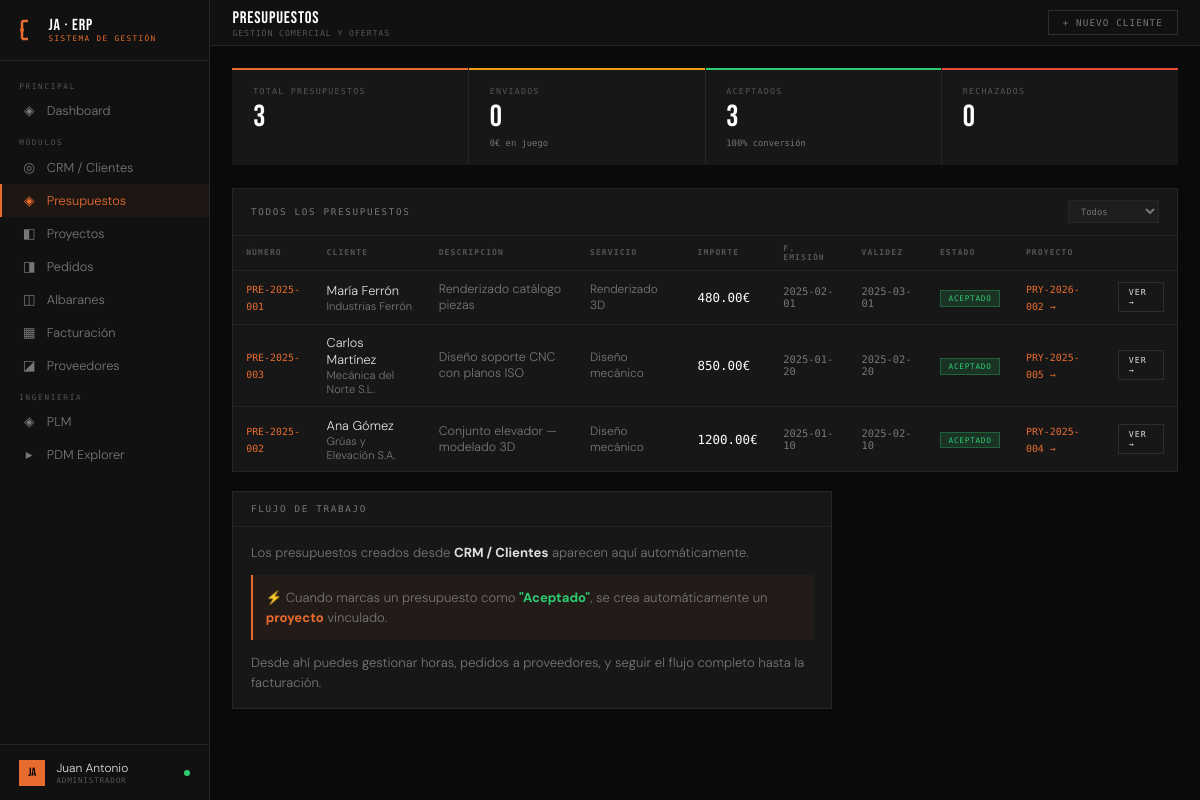
Page /presupuestos on the earlier database version.
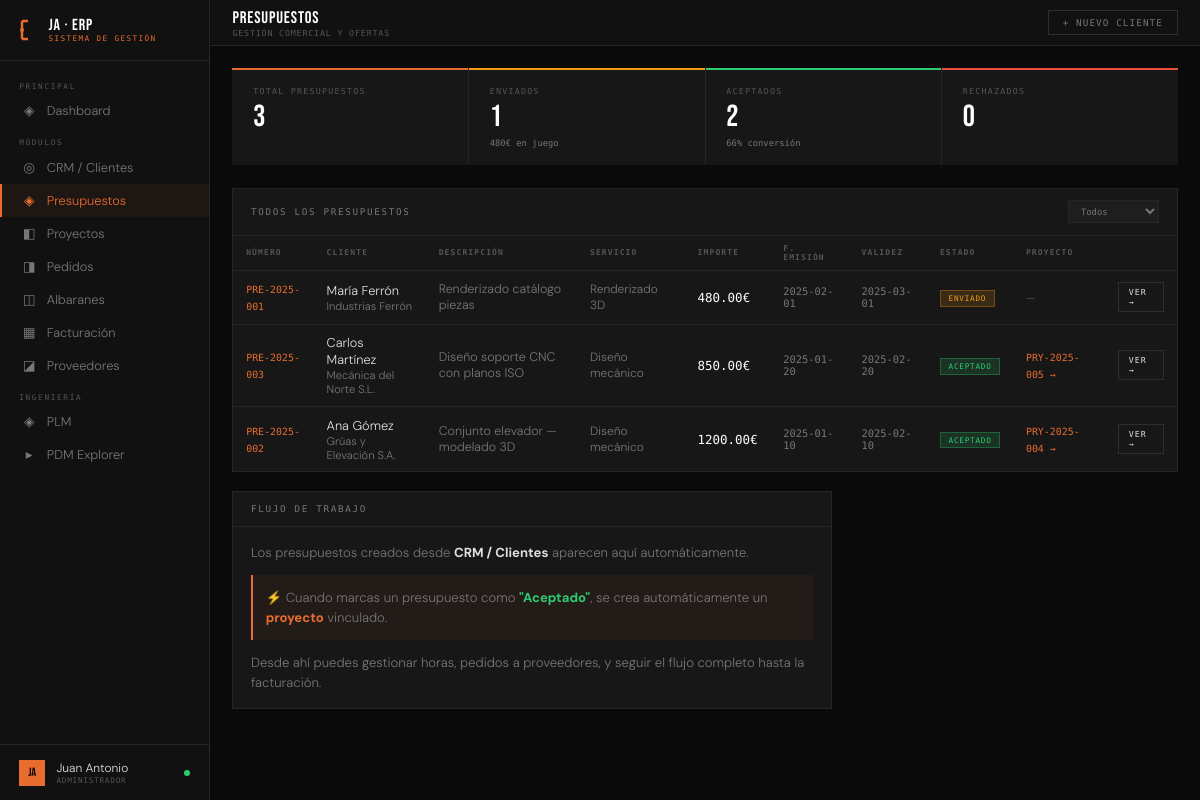
Same page on the later database version.
### tables this page shows
CREATE TABLE proyectos (
        id INTEGER PRIMARY KEY AUTOINCREMENT,
        cliente_id INTEGER, presupuesto_id INTEGER,
        referencia TEXT UNIQUE, nombre TEXT NOT NULL,
        servicio TEXT, estado TEXT DEFAULT 'en_diseno',
        progreso INTEGER DEFAULT 0,
        fecha_inicio TEXT, fecha_entrega TEXT,
        importe REAL DEFAULT 0,
        horas_estimadas REAL DEFAULT 0,
        notas TEXT,
        fecha_creacion TEXT DEFAULT CURRENT_DATE,
        FOREIGN KEY (cliente_id) REFERENCES clientes(id),
        FOREIGN KEY (presupuesto_id) REFERENCES presupuestos(id));

CREATE TABLE presupuestos (
        id INTEGER PRIMARY KEY AUTOINCREMENT,
        cliente_id INTEGER, numero TEXT UNIQUE, descripcion TEXT,
        servicio TEXT, importe REAL, estado TEXT DEFAULT 'borrador',
        fecha_emision TEXT, fecha_validez TEXT, notas TEXT,
        FOREIGN KEY (cliente_id) REFERENCES clientes(id));

CREATE TABLE clientes (
        id INTEGER PRIMARY KEY AUTOINCREMENT,
        nombre TEXT NOT NULL, empresa TEXT, email TEXT, telefono TEXT,
        sector TEXT, estado TEXT DEFAULT 'lead', notas TEXT,
        fecha_alta TEXT DEFAULT CURRENT_DATE);

### app.py (the view)
@app.route('/presupuestos')
def presupuestos_listado():
    conn = get_db()
    presupuestos = conn.execute('''SELECT p.*,
        c.nombre as cliente_nombre, c.empresa as cliente_empresa,
        pry.id as proyecto_id, pry.referencia as proyecto_ref
        FROM presupuestos p
        JOIN clientes c ON c.id = p.cliente_id
        LEFT JOIN proyectos pry ON pry.presupuesto_id = p.id
        ORDER BY p.fecha_emision DESC''').fetchall()
    stats = {
        'total': conn.execute("SELECT COUNT(*) FROM presupuestos").fetchone()[0],
        'borradores': conn.execute("SELECT COUNT(*) FROM presupuestos WHERE estado='borrador'").fetchone()[0],
        'enviados': conn.execute("SELECT COUNT(*) FROM presupuestos WHERE estado='enviado'").fetchone()[0],
        'aceptados': conn.execute("SELECT COUNT(*) FROM presupuestos WHERE estado='aceptado'").fetchone()[0],
        'rechazados': conn.execute("SELECT COUNT(*) FROM presupuestos WHERE estado='rechazado'").fetchone()[0],
        'importe_enviados': conn.execute("SELECT COALESCE(SUM(importe),0) FROM presupuestos WHERE estado='enviado'").fetchone()[0],
    }
    clientes = conn.execute("SELECT id,nombre,empresa FROM clientes ORDER BY nombre").fetchall()
    conn.close()
    return render_template('presupuestos.html', presupuestos=presupuestos, stats=stats, clientes=clientes)

### app.py (called while the page is built)
def get_db():
    conn = sqlite3.connect(DB)
    conn.row_factory = sqlite3.Row
    return conn

@app.context_processor
def inject_globals():
    return {
        'today': date.today().isoformat(),
        'now': datetime.now().strftime('%b %Y'),
        'request': request,
    }

### templates/presupuestos.html (shortened to what the changed rows need)
{% extends "base.html" %}
{% block content %}
<div class="kpi-row">
  <div class="kpi yellow"><div class="kpi-label">Enviados</div><div class="kpi-value">{{ stats.enviados }}</div><div class="kpi-sub">{{ "%.0f"|format(stats.importe_enviados) }}€ en juego</div></div>
  <div class="kpi green"><div class="kpi-label">Aceptados</div><div class="kpi-value">{{ stats.aceptados }}</div><div class="kpi-sub">{% if stats.total > 0 %}{{ ((stats.aceptados / stats.total * 100)|int) }}% conversión{% endif %}</div></div>
</div>
<div class="panel">
  <table class="table" id="tabla-presupuestos">
    <thead><tr><th>Número</th><th>Cliente</th><th>Descripción</th><th>Servicio</th><th>Importe</th><th>F. Emisión</th><th>Validez</th><th>Estado</th><th>Proyecto</th><th></th></tr></thead>
    <tbody>
      {% for p in presupuestos %}
      <tr data-estado="{{ p.estado }}">
        <td><span style="font-family:var(--mono);font-size:.62rem;color:var(--accent)">{{ p.numero }}</span></td>
        <td>
          <div style="font-size:.8rem">{{ p.cliente_nombre }}</div>
          {% if p.cliente_empresa %}<div style="font-size:.7rem;color:var(--muted2)">{{ p.cliente_empresa }}</div>{% endif %}
        </td>
        <td style="color:var(--muted2);font-size:.78rem;max-width:200px">
          {{ p.descripcion[:50] }}{% if p.descripcion|length > 50 %}...{% endif %}
        </td>
        <td style="font-size:.75rem;color:var(--muted2)">{{ p.servicio }}</td>
        <td style="font-family:var(--mono);font-size:.78rem;color:#fff">{{ "%.2f"|format(p.importe) }}€</td>
        <td style="font-family:var(--mono);font-size:.65rem;color:var(--muted2)">{{ p.fecha_emision }}</td>
        <td style="font-family:var(--mono);font-size:.65rem;color:var(--muted2)">{{ p.fecha_validez }}</td>
        <td>
          {% if p.estado == 'borrador' %}<span class="badge badge-muted">Borrador</span>
          {% elif p.estado == 'enviado' %}<span class="badge badge-yellow">Enviado</span>
          {% elif p.estado == 'aceptado' %}<span class="badge badge-green">Aceptado</span>
          {% elif p.estado == 'rechazado' %}<span class="badge badge-red">Rechazado</span>
          {% endif %}
        </td>
        <td>
          {% if p.proyecto_ref %}
          <a href="/proyecto/{{ p.proyecto_id }}" style="font-family:var(--mono);font-size:.62rem;color:var(--accent);text-decoration:none">
            {{ p.proyecto_ref }} →
          </a>
          {% else %}
          <span style="color:var(--muted);font-size:.7rem">—</span>
          {% endif %}
        </td>
        <td><a href="/presupuesto/{{ p.id }}" class="btn btn-sm">Ver →</a></td>
      </tr>
      {% else %}
      <tr><td colspan="10" class="empty">No hay presupuestos todavía</td></tr>
      {% endfor %}
    </tbody>
  </table>
</div>
{% endblock %}

Differences in the rows shown:
removed proyectos: numero "PRE-2025-001", cliente_nombre "María Ferrón", cliente_empresa "Industrias Ferrón", descripcion "Renderizado catálogo piezas", servicio "Renderizado 3D", {{ "%.2f"|format(p.importe) }} "480.00", fecha_emision "2025-02-01", fecha_validez "2025-03-01", shows "ACEPTADO", proyecto_ref "PRY-2026-002"
now on one of the page's lists (row edited): presupuestos: numero "PRE-2025-001", cliente_nombre "María Ferrón", cliente_empresa "Industrias Ferrón", descripcion "Renderizado catálogo piezas", servicio "Renderizado 3D", importe "480.00", fecha_emision "2025-02-01", fecha_validez "2025-03-01"
Other differences:
{{ stats.enviados }}: "0" → "1"
{{ "%.0f"|format(stats.importe_enviados) }}: "0" → "480"
{{ stats.aceptados }}: "3" → "2"
{{ ((stats.aceptados / stats.total * 100)|int) }}: "100" → "66"
